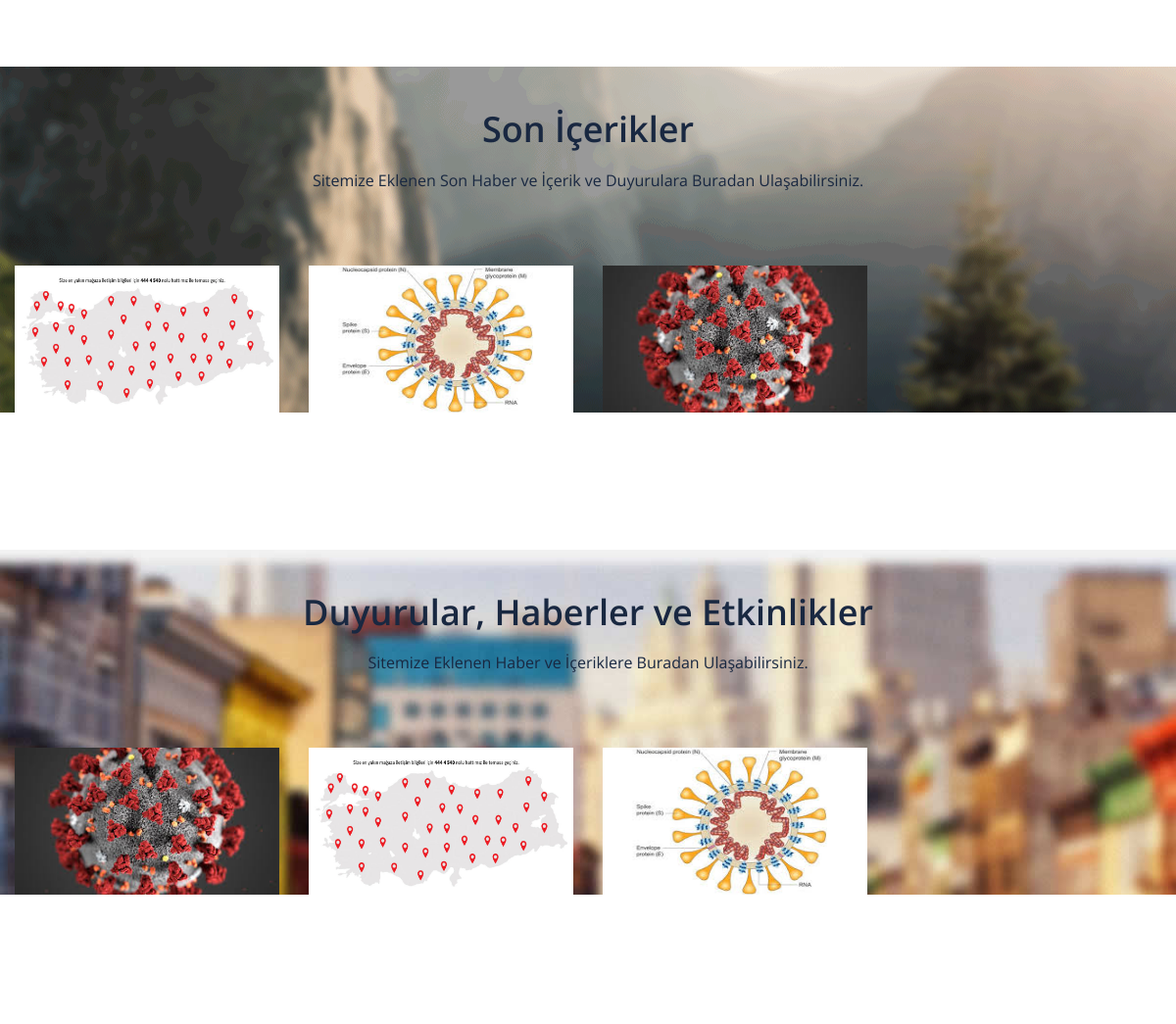
/ (middle part), run on an earlier commit of the app's database.
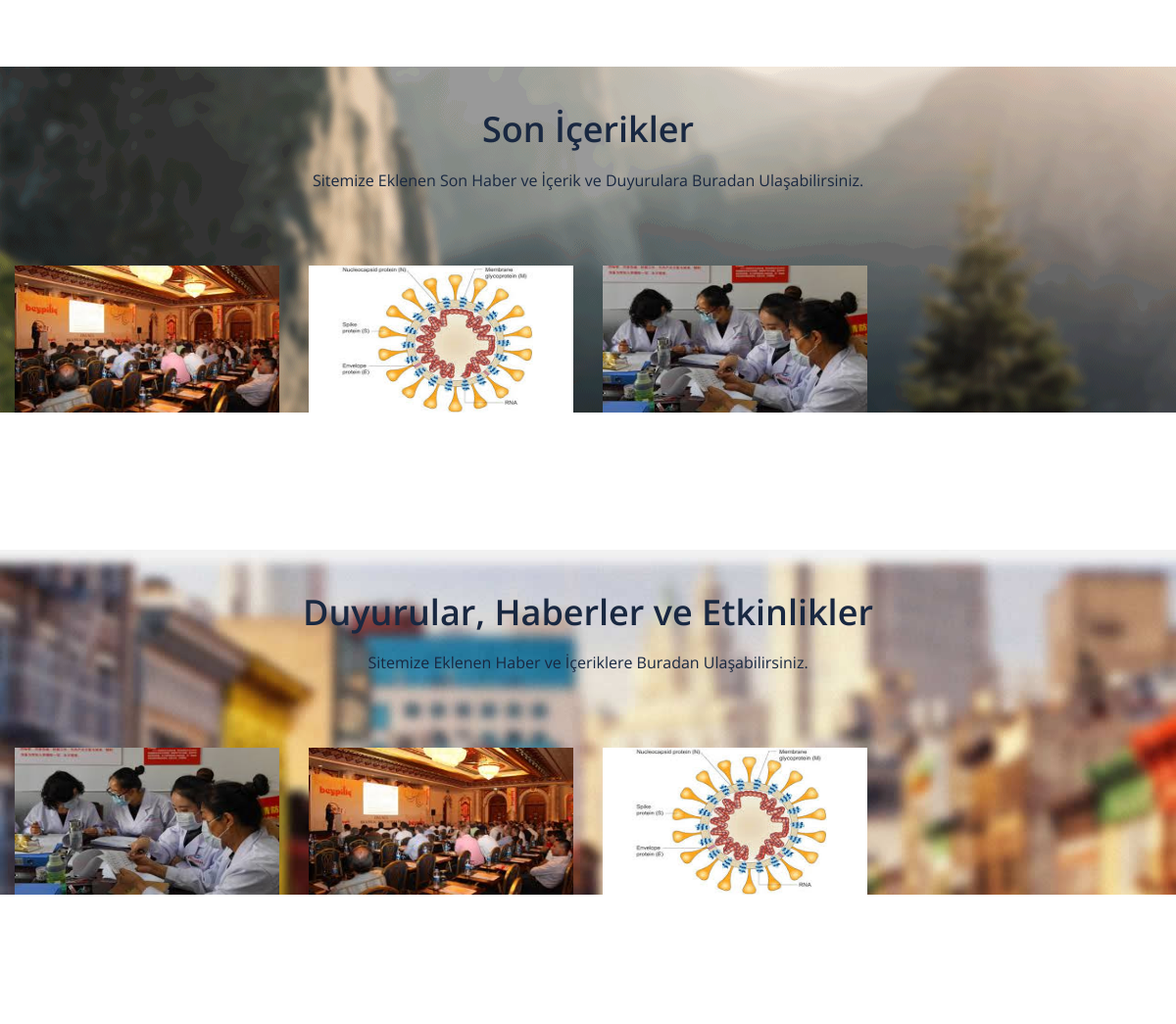
And on a later commit of the database.
### news/models.py (models this page shows, shortened)
class News(models.Model):
    STATUS =(
        ('True', 'Evet'),
        ('False', 'Hayır'),
    )
    category = models.ForeignKey(Category, on_delete=models.CASCADE) #relations with Category
    title = models.CharField(max_length=150)
    description = models.CharField(max_length=200)
    keyword = models.CharField(max_length=200)
    image = models.ImageField(blank=True, upload_to='images/')
    detail = RichTextUploadingField()
    status = models.CharField(max_length=10, choices=STATUS)
    slug = models.SlugField(null=False, unique=True)
    created_at = models.DateTimeField(auto_now_add=True)
    updated_at = models.DateTimeField(auto_now=True)
    def image_tag(self):
        return mark_safe('<img src="{}" height="40"/>'.format(self.image.url))
    image_tag.short_description = 'Image'

### Home/views.py (the view)
# urls.py: path('', views.index, name='index'),
def index(request):
    setting = Setting.objects.get(pk=1)
    setting2 = Setting.objects.get(pk=1)
    sliderdata = News.objects.all().order_by('?')[:8]
    category = Category.objects.all()
    daynews=News.objects.all().order_by('-id')[:8]
    randomnews = News.objects.all().order_by('?')[:8]
    context = {'setting': setting,
               'category': category,
               'page': 'Home',
               'daynews': daynews,
               'randomnews': randomnews,
               'setting2': setting2,
               'sliderdata': sliderdata}
    return render(request, 'index.html', context)

### Home/templates/index.html (shortened to what this page needs)
{% extends 'homebase.html' %}
{% load static %}
{% block body%}
    {% include 'content.html' %}
{% endblock %}

### Home/templates/content.html (shortened to what this page needs)
{% load static %}
<section id="recent-works">
    <div class="container" style=" background-image: url({% static 'images/partners/partner_bg.png'%}); width: 100%; height:100%;">
        <div class="center wow fadeInDown">
            <br><br>
            <h2 style="color:#192841">Son İçerikler</h2>
            <p class="lead" style="color:#192841"> Sitemize Eklenen Son Haber ve İçerik ve Duyurulara Buradan Ulaşabilirsiniz.</p>
        </div>
        <div class="row" >
            {% for rs in daynews %}
                <div class="col-xs-12 col-sm-7 col-md-3" >
                    <div class="recent-work-wrap">
                        <img class="img-responsive" src="{{ rs.image.url }}" style="height: 50px; height: 150px" alt="">
                    </div>
                </div>
            {% endfor %}
        </div>
    </div>
</section>
<section id="recent-works">
    <div class="container "style=" background-image: url({% static 'images/slider/bg1.jpg'%}); width: 100%; height: 100%;">
        <div class="center wow fadeInDown" >
            <br><br>
            <h2 style="color:#192841">Duyurular, Haberler ve Etkinlikler</h2>
            <p class="lead" style="color:#192841"> Sitemize Eklenen Haber ve İçeriklere Buradan Ulaşabilirsiniz.</p>
        </div>
        <div class="row">
            {% for rs in randomnews %}
                <div class="col-xs-9 col-sm-7 col-md-3">
                    <div class="recent-work-wrap">
                        <img class="img-responsive" src="{{ rs.image.url }}" style="height: 50px; height: 150px" alt="">
                    </div>
                </div>
            {% endfor %}
        </div>
    </div>
</section>
<section id="content">
</section>

What changed in the data, as far as the page shows it:
changed News (number 1 of 3 on the later page): image: a different picture
changed News (number 3 of 3 on the later page): image: a different picture
